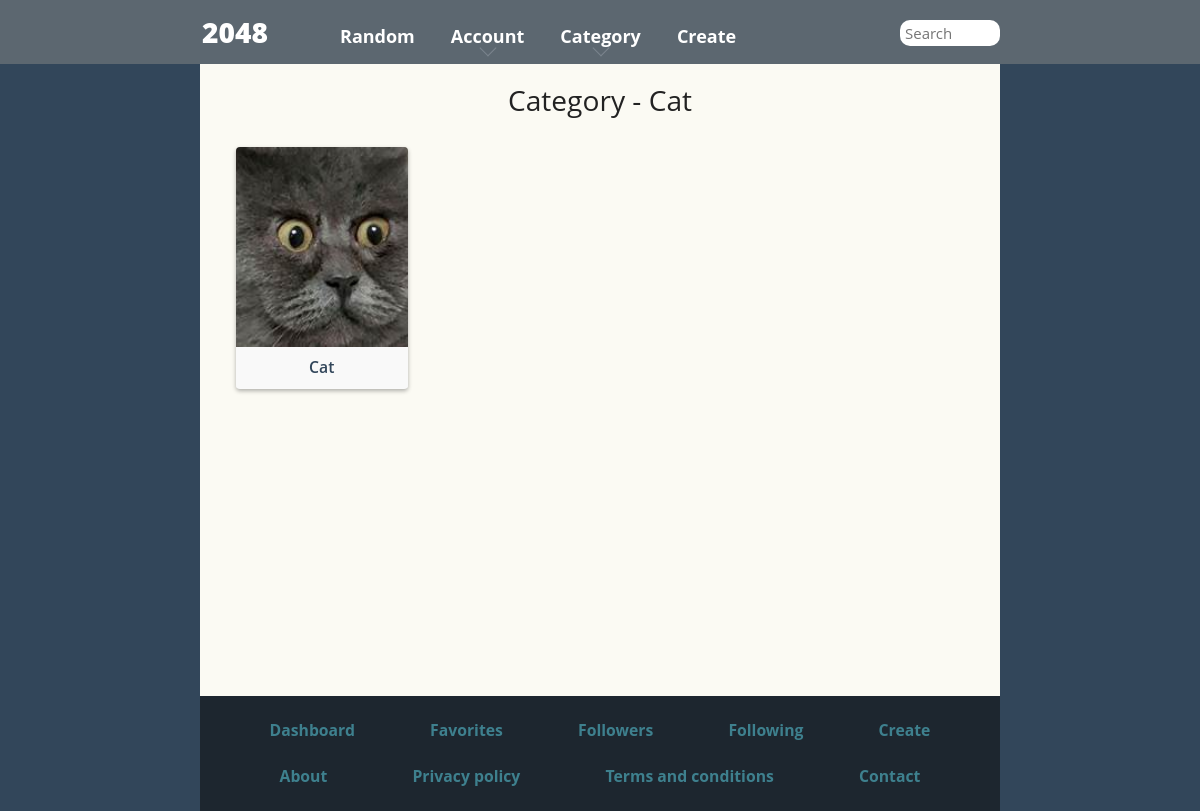
Screenshot of /category.php?id=6 with the database file from the repository.
### tables this page shows
CREATE TABLE `category` (
  `id_category` int(11) NOT NULL,
  `name_category` varchar(255) NOT NULL
);

CREATE TABLE `games` (
  `id_game` int(11) NOT NULL,
  `id_user` int(11) NOT NULL,
  `name_game` varchar(255) NOT NULL,
  `category_game` int(11) NOT NULL,
  `thumbnail_game` varchar(255) NOT NULL,
  `img_1_game` varchar(255) NOT NULL,
  `img_2_game` varchar(255) NOT NULL,
  `img_3_game` varchar(255) NOT NULL,
  `img_4_game` varchar(255) NOT NULL,
  `img_5_game` varchar(255) NOT NULL,
  `img_6_game` varchar(255) NOT NULL,
  `img_7_game` varchar(255) NOT NULL,
  `img_8_game` varchar(255) NOT NULL,
  `img_9_game` varchar(255) NOT NULL,
  `img_10_game` varchar(255) NOT NULL,
  `img_11_game` varchar(255) NOT NULL,
  `img_12_game` varchar(255) NOT NULL,
  `img_13_game` varchar(255) NOT NULL,
  `img_14_game` varchar(255) NOT NULL,
  `img_15_game` varchar(255) NOT NULL,
  `img_16_game` varchar(255) NOT NULL,
  `datetime_game` varchar(255) NOT NULL
);

### category.php (the view, shortened to what this page needs)
<?php
include ('includes/header.php');
?>
<?php
    if (isset($_GET['id'])) {
        $id = intval($_GET['id']);
        $query_1 = "SELECT * FROM category WHERE id_category = ?";
        $statement_1 = $pdo->prepare($query_1);
        $statement_1->execute([$id]);
        $row_1 = $statement_1->fetch(PDO::FETCH_ASSOC);
?>
<div class="content-wrapper" id="contentWrapper">
    <div class="content" id="content" style="min-height: calc(100vh - 168px);">
        <div class="container-fluid">
            <h1 class="title">Category - <?php echo $row_1['name_category'];?></h1>
            <div class="game-blocks row no-gutters">
                <?php
                $query = "SELECT * FROM games WHERE category_game = ?";
                $statement = $pdo->prepare($query);
                $statement->execute([$id]);
                while ($row = $statement->fetch(PDO::FETCH_ASSOC)) {
                    ?>
                    <div class="col-lg-3 col-md-3 col-sm-4 col-6">
                    <a href="game.php/<?php echo $row['id_game'] ?>/4" title="">
                        <div class="game-block">
                        <div class="box" id="box_<?php echo $row['id_game'] ?>">
                            <img src="<?php
                            $target_dir = "uploads/{$row['id_game']}/";
                            $target_file = $target_dir . $row['thumbnail_game'];
                            echo $target_file ?>" accept="image/*" height="200px" style="object-fit: cover;">
                            <p class="game-name"><?php echo $row['name_game'] ?></p>
                        </div>
                        </div>
                    </a>
                    </div>
                    <?php
                }
                ?>
            </div>
        </div>
    </div>
</div>
<?php
    }
?>
<?php
include ('includes/footer.php');
?>

### style/main.css (style rules this page uses)
html, body { margin: 0; padding: 0; background: #faf8ef; color: #776e65; font-family: "Clear Sans", Helvetica Neue, Arial, sans-serif; font-size: 18px; }
body { margin: 80px 0; }
p { margin-top: 0; margin-bottom: 10px; line-height: 1.65; }
a { color: #776e65; font-weight: bold; text-decoration: underline; cursor: pointer; }

### rows the page displays
category: name_category "Cat"
games: id_game+thumbnail_game (picture), name_game "Cat"
